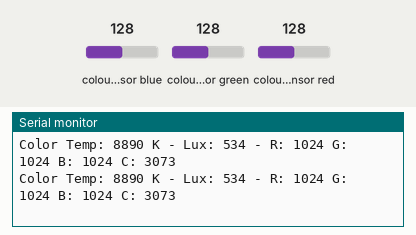
Recording of a sketch running on a simulated Arduino Uno, built with avr-gcc and run on an emulated ATmega328P. On the bench: the last lines printed to the serial monitor. The test bench sets the inputs (shaded band); at power-on: colour sensor blue 128, colour sensor green 128, colour sensor red 128.

Above: at 1.2 s.
1.3 s: colour sensor blue set to 5
At 1.44 s:
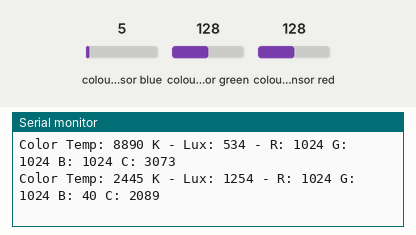
4.3 s: colour sensor green set to 5
At 4.32 s:
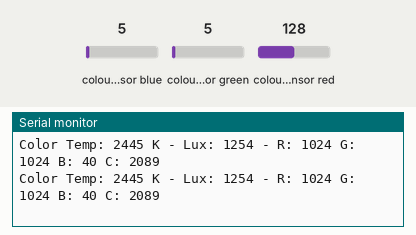
7.3 s: colour sensor red set to 64
At 7.36 s:
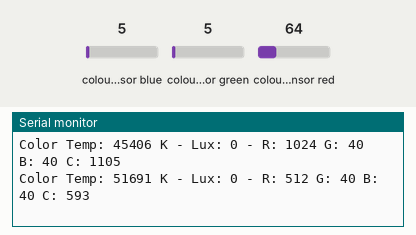
10.3 s: colour sensor blue set to 64
At 10.35 s:
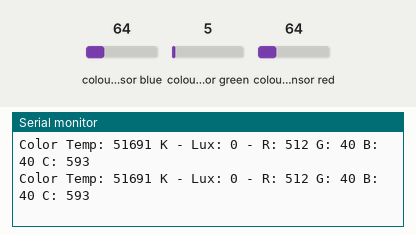
13.3 s: colour sensor green set to 64
At 13.4 s:
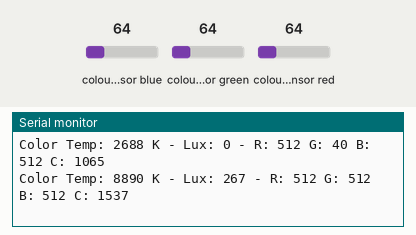
16.3 s: colour sensor red set to 128
At 20.25 s:
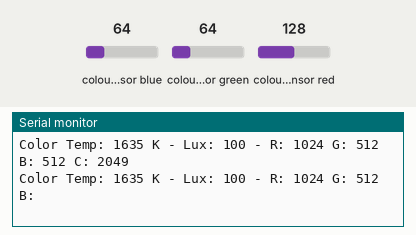
Timing chart, 0 to 20.3 s (numbered marks = the images above; inputs shaded):
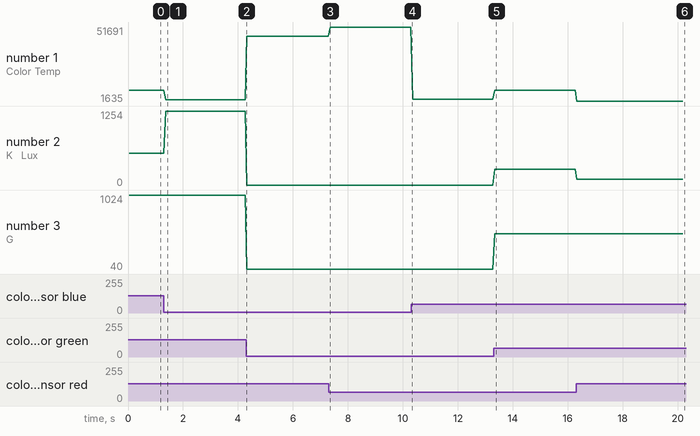

Measured:
- after the input at 1.3 s, the serial monitor: prints a new line after 0.07 s (image 1)
- after the input at 7.3 s, the serial monitor: prints a new line after 0.06 s (image 3)
- after the input at 13.3 s, the serial monitor: prints a new line at once (image 5)
- after the input at 16.3 s, the serial monitor: prints a new line at once (image 6)
- plotted number 1: 8890 → 2445 after the input at 1.3 s, 2445 → 45406 after the input at 4.3 s, 45406 → 51691 after the input at 7.3 s, 51691 → 2688 after the input at 10.3 s, 2688 → 8890 after the input at 13.3 s
- plotted number 2: 534 → 1254 after the input at 1.3 s, 1254 → 0 after the input at 4.3 s, 0 → 267 after the input at 13.3 s, 267 → 100 after the input at 16.3 s

The sketch:

TCS34725_Color_Recognition.ino
```cpp
/*
 * 名称   : TCS34725 Color Recognition
 * 功能   : 读取TCS34725颜色传感器检测的颜色值
 * 作者   : http://www.keyes-robot.com/
*/
#include "Adafruit_TCS34725.h"
/* Adafruit TCS34725 breakout库的示例代码 */

/* Connect SCL    to analog 5 (A5)
   Connect SDA    to analog 4 (A4)
   Connect  V     to DC 5V(V)
   Connect GROUND to common ground */

/* 使用默认值初始化 (int time = 2.4ms, gain = 1x) */
// Adafruit_TCS34725 tcs = Adafruit_TCS34725();

/* 用特定的int时间和增益值初始化 */
Adafruit_TCS34725 tcs = Adafruit_TCS34725(TCS34725_INTEGRATIONTIME_700MS, TCS34725_GAIN_1X);

void setup(void) {
  Serial.begin(9600);
  if (tcs.begin()) {
    Serial.println("Found sensor");
  } else {
    Serial.println("No TCS34725 found ... check your connections");
    while (1);
  }
  // 现在准备阅读了!
}

void loop(void) {
  uint16_t r, g, b, c, colorTemp, lux;
  tcs.getRawData(&r, &g, &b, &c);
  colorTemp = tcs.calculateColorTemperature(r, g, b);
  lux = tcs.calculateLux(r, g, b);

  Serial.print("Color Temp: "); Serial.print(colorTemp, DEC); Serial.print(" K - ");
  Serial.print("Lux: "); Serial.print(lux, DEC); Serial.print(" - ");
  Serial.print("R: "); Serial.print(r, DEC); Serial.print(" ");
  Serial.print("G: "); Serial.print(g, DEC); Serial.print(" ");
  Serial.print("B: "); Serial.print(b, DEC); Serial.print(" ");
  Serial.print("C: "); Serial.print(c, DEC); Serial.print(" ");
  Serial.println(" ");
}
```
